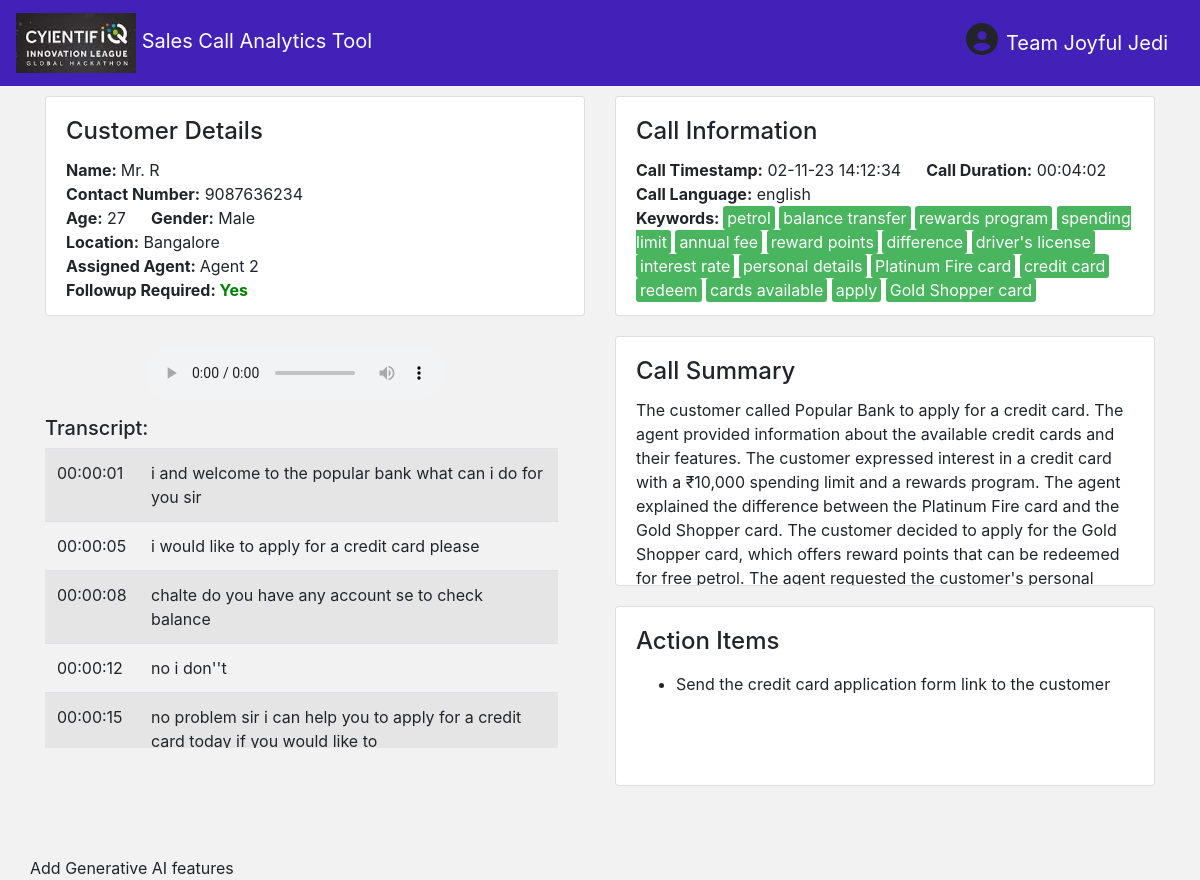
The page /call_details/english_9087636234_A2_231102_141234 on the database its author committed.
### tables this page shows
CREATE TABLE TBL_call_details(
                                    call_id TEXT NOT NULL PRIMARY KEY,
                                    caller_id TEXT NOT NULL,
                                    agent_id TEXT NOT NULL,
                                    audio_language TEXT NOT NULL,
                                    call_duration TEXT,
                                    time_on_hold INTEGER,
                                    time_overlapped INTEGER,
                                    duration_overlapped REAL,
                                    original_transcript TEXT,
                                    translated_transcript TEXT,
                                    transliterated_transcript TEXT,
                                    call_summary TEXT,
                                    followup_required INTEGER,
                                    overall_sentiment TEXT,
                                    positive_sentiment_score REAL,
                                    neutral_sentiment_score REAL,
                                    negative_sentiment_score REAL,
                                    keywords TEXT,
                                    category TEXT,
                                    call_timestamp TEXT NOT NULL,
                                    updation_timestamp TEXT NOT NULL,
                                    duration_on_hold REAL,
                                    hold_offsets TEXT
                                , action_items TEXT, audio_path TEXT);

CREATE TABLE TBL_raw_customer(
                                caller_id TEXT NOT NULL PRIMARY KEY,
                                caller_name TEXT,
                                caller_age INTEGER,
                                caller_gender TEXT,
                                Location TEXT,
                                latitude REAL,
                                longitude REAL,
                                pincode TEXT
                            );

CREATE TABLE TBL_raw_Agent(
                            Agent_id TEXT NOT NULL PRIMARY KEY,
                            Agent_Name TEXT
                        );

CREATE TABLE TBL_call_phrases(
                                    call_id TEXT NOT NULL,
                                    speaker INTEGER,
                                    phrase_start REAL,
                                    phrase_end REAL,
                                    phrase_duration REAL,
                                    overlapped INTEGER,
                                    overlap_duration REAL,
                                    original_phrase TEXT,
                                    translated_phrase TEXT,
                                    transliterated_phrase TEXT,
                                    updation_timestamp TEXT
                                );

### app.py (the view)
@app.route('/call_details/<string:call_id>')
def call_details(call_id):
    print('call_id', call_id)
    call_details_query = f"""
                SELECT r.call_id, r.caller_id, c.caller_name,c.caller_age, c.caller_gender, c.Location, a.agent_name, r.audio_language,
                    printf("%02d:%02d:%02d", r.call_duration / 3600, (r.call_duration % 3600) / 60, r.call_duration % 60) as call_duration,
                    r.call_timestamp, r.followup_required, r.agent_id, r.call_summary, r.keywords, r.audio_path
                FROM TBL_call_details r
                INNER JOIN TBL_raw_Agent a ON r.agent_id = a.agent_id
				INNER JOIN TBL_raw_customer c ON c.caller_id = r.caller_id
				where call_id = '{call_id}';
                """
    call_phrases_query = f'''
                        SELECT phrase_start,
                        printf("%02d:%02d:%02d", phrase_start / 3600, (phrase_start % 3600) / 60, phrase_start % 60) as timestamp,
                        translated_phrase FROM TBL_call_phrases
                        where call_id = '{call_id}' ORDER BY phrase_start;
                        '''
    keywords_query = f'''
                        SELECT keywords from TBL_call_details where call_id = '{call_id}';
                      '''
    action_items_query = f'''
                            SELECT action_items from TBL_call_details where call_id = '{call_id}';
                          '''
    conn = sqlite3.connect('cyient_database.db')
    df_call_details = pd.read_sql_query(call_details_query,conn)
    df_call_phrases = pd.read_sql_query(call_phrases_query,conn)
    df_keywords = pd.read_sql_query(keywords_query,conn)
    df_action_items = pd.read_sql_query(action_items_query,conn)
    conn.close()
    call_details = list(df_call_details.to_dict(orient='records'))
    call_phrases = list(df_call_phrases.to_dict(orient='records'))
    df_keywords['keywords_list'] = df_keywords['keywords'].apply(lambda x: set(x.split(',')))
    keywords_list = list(df_keywords['keywords_list'].values[0])
    df_action_items['items_list'] = df_action_items['action_items'].apply(lambda x: set(x.split(',')))
    action_items_list = list(df_action_items['items_list'].values[0])
    return render_template('call_details.html', call_details=call_details,
                           call_phrases=call_phrases, keywords_list=keywords_list, action_items_list=action_items_list)

### templates/call_details.html (shortened to what this page needs)
<!DOCTYPE html>
<html lang="en">
<head>
    <link rel="stylesheet" href="https://stackpath.bootstrapcdn.com/bootstrap/4.5.2/css/bootstrap.min.css">
    <link rel="stylesheet" href="https://cdnjs.cloudflare.com/ajax/libs/font-awesome/6.3.0/css/all.min.css">
</head>
<body>
    <nav class="navbar navbar-expand-lg navbar-dark blue-header">
        <a class="navbar-brand" href="{{ url_for('index') }}">
            <img src="{{ url_for('static', filename='logo.png') }}" alt="Logo" class="navbar-logo" width="120" height="60">
                Sales Call Analytics Tool
        </a>
        <div class="d-flex ml-auto">
            <i class="fas fa-user-circle fa-2x mr-2"></i>
            <span class="navbar-brand">Team Joyful Jedi</span>
        </div>
    </nav>
    <div class="container">
        <div class="row" style="padding-top: 10px;">
            <div class="col-md-6">
                <div class="card" style="height: 220px; margin-bottom: 20px;">
                    <div class="card-body">
                        <h4 class="card-title">Customer Details</h4>
                        <p class="card-text">
                            {% for call in call_details %}
                            <b>Name: </b> {{ call.caller_name }}<br>
                            <b>Contact Number:</b>  {{ call.caller_id }}<br>
                            <b>Age:</b> {{ call.caller_age }}  &emsp; <b>Gender:</b> {{ call.caller_gender }}<br>
                            <b>Location:</b> {{ call.Location }} <br>
                            <b>Assigned Agent: </b> {{ call.Agent_Name }}<br>
                            <b>Followup Required: </b>
                            <span style="color: {% if call.followup_required == 'Yes' %}green{% else %}red{% endif %}; font-weight: bold;">
                                {{ call.followup_required }}
                            </span>
                            {% endfor %}
                        </p>
                    </div>
                </div>
                <div style="padding-top: 10px;">
                <div style="padding-bottom: 10px; padding-left: 100px;">
                {% for call in call_details %}
                <audio controls>
                    <source src="{{ url_for('static', filename=call.audio_path) }}" type="audio/mpeg">
                </audio>
                {% endfor %}
                </div>
                <h5>Transcript:</h5>
                <div class="table-responsive" style="max-height: 300px; overflow-y: scroll; width: 95%;">
                <table class="table table-striped" style="max-height: 300px; overflow-y: scroll;">
                    <tbody>
                        {% for call in call_phrases %}
                        <tr>
                            <td>{{ call.timestamp }}</td>
                            <td>{{ call.translated_phrase }}</td>
                        </tr>
                        {% endfor %}
                    </tbody>
                </table>
                </div>
                </div>
            </div>
            <div class="col-md-6">
                <div class="card" style="height: 220px; margin-bottom: 20px;">
                    <div class="card-body">
                        <h4 class="card-title">Call Information</h4>
                        <p class="card-text">
                            {% for call in call_details %}
                            <b>Call Timestamp:</b> {{ call.call_timestamp }} &emsp; <b>Call Duration:</b> {{ call.call_duration }}<br>
                            <b>Call Language:</b> {{ call.audio_language }}<br>
                            {% endfor %}
                            <b>Keywords: </b>
                            {% for key in keywords_list %}
                            <span class="highlighted-keywords">{{key }}</span>
                            {% endfor %}
                        </p>
                    </div>
                </div>
                <div class="card" style="height: 250px; margin-bottom: 20px;">
                    <div class="card-body" style="max-height: 250px; overflow-y: auto;">
                        <h4 class="card-title" style="position: sticky; top: 0; background: white; z-index: 1;">Call Summary</h4>
                        {% for call in call_details %}
                        <p class="card-text">
                            {{ call.call_summary }}
                        </p>
                        {% endfor %}
                    </div>
                </div>
                <div class="card" style="height: 180px; margin-bottom: 20px;">
                    <div class="card-body">
                        <h4 class="card-title" style="position: sticky; top: 0; background: white; z-index: 1;">Action Items</h4>
                        <p class="card-text">
                            <ul>
                                {% for item in action_items_list %}
                                    <li>{{ item }}</li>
                                {% endfor %}
                            </ul>
                        </p>
                    </div>
                </div>
            </div>
        </div>
        <div class="row" style="padding-top: 50px;">
            Add Generative AI features
        </div>
    </div>

### templates/call_details.html (style rules this page uses)
body { background-color: #f2f2f3; }
.blue-header { background-color: #4221b8; }
.highlighted-keywords { background-color: rgba(5, 155, 35, 0.725); color: white; padding: 2px 4px; border-radius: 3px; }

### rows shown on the page
TBL_call_details: caller_name "Mr. R", caller_id "9087636234", caller_age "27", caller_gender "Male", Location "Bangalore", Agent_Name "Agent 2", followup_required "Yes", call_timestamp "02-11-23 14:12:34", call_duration "00:04:02", audio_language "english", call_summary "The customer called Popular Bank to apply for a credit card. The agent provided information about the available credit cards and their features. The customer expressed interest in a credit card with a ₹10,000 spending limit and a rewards program. The agent explained the difference between the Platinum Fire card and the Gold Shopper card. The customer decided to apply for the Gold Shopper card, which offers reward points that can be redeemed for free petrol. The agent requested the customer's personal…", action_items "Send the credit card application form link to the customer"
TBL_call_phrases: timestamp "00:00:01", translated_phrase "i and welcome to the popular bank what can i do for you sir"
TBL_call_phrases: timestamp "00:00:05", translated_phrase "i would like to apply for a credit card please"
TBL_call_phrases: timestamp "00:00:08", translated_phrase "chalte do you have any account se to check balance"
TBL_call_phrases: timestamp "00:00:12", translated_phrase "no i don''t"
TBL_call_phrases: timestamp "00:00:15", translated_phrase "no problem sir i can help you to apply for a credit card today if you would like to"

### other values the page prints
{{ key }} "petrol" "balance transfer" "rewards program" "spending limit" "annual fee" "reward points" "difference" "driver's license" "interest rate" "personal details" "Platinum Fire card" "credit card" "redeem" "cards available" "apply" "Gold Shopper card"
